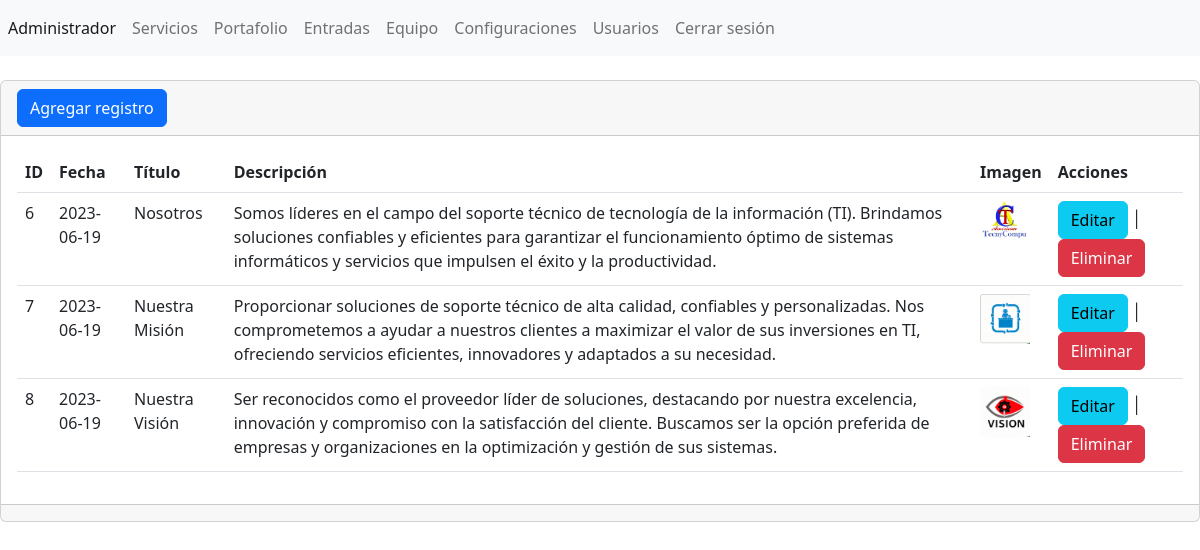
Screenshot of /ProyectoBackend/admin/secciones/entradas/index.php (signed in) with the database file from the repository.
### tables this page shows
CREATE TABLE `entradas` (
  `ID` int(11) NOT NULL,
  `fecha` varchar(255) NOT NULL,
  `titulo` varchar(255) NOT NULL,
  `descripcion` varchar(255) NOT NULL,
  `imagen` varchar(255) NOT NULL
);

### ProyectoBackend/admin/secciones/entradas/index.php (the view, shortened to what this page needs)
<?php
include("../../db.php");
$sentencia = $conexion->prepare("SELECT * FROM `entradas`");
$sentencia->execute();
$lista_entradas = $sentencia->fetchAll(PDO::FETCH_ASSOC);
include("../../templates/header.php");
?>
<div class="card">
    <div class="card-header">
        <a name="" id="" class="btn btn-primary" href="crear.php" role="button">Agregar registro</a>
    </div>
    <div class="card-body">
        <div class="table-responsive-sm">
            <table class="table">
                <thead>
                    <tr>
                        <th scope="col">ID</th>
                        <th scope="col">Fecha</th>
                        <th scope="col">Título</th>
                        <th scope="col">Descripción</th>
                        <th scope="col">Imagen</th>
                        <th scope="col">Acciones</th>
                    </tr>
                </thead>
                <tbody>
                    <?php foreach ($lista_entradas as $registros) { ?>
                        <tr class="">
                            <td><?php echo $registros['ID']; ?></td>
                            <td><?php echo $registros['fecha']; ?></td>
                            <td><?php echo $registros['titulo']; ?></td>
                            <td><?php echo $registros['descripcion']; ?></td>
                            <td><img width="50" src="../../../assets/img/about/<?php echo $registros['imagen']; ?>" /></td>
                            <td><a name="" id="" class="btn btn-info" href="editar.php?txtID=<?php echo $registros['ID']; ?>" role="button">Editar</a>
                                │
                                <a name="" id="" class="btn btn-danger" href="index.php?txtID=<?php echo $registros['ID']; ?>" role="button">Eliminar</a>
                            </td>
                        </tr>
                    <?php } ?>
                </tbody>
            </table>
        </div>
    </div>
    <div class="card-footer text-muted">
    </div>
</div>
<?php include("../../templates/footer.php"); ?>

### rows the page displays
entradas: ID "6", fecha "2023-06-19", titulo "Nosotros", descripcion "Somos líderes en el campo del soporte técnico de tecnología de la información (TI). Brindamos soluciones confiables y eficientes para garantizar el funcionamiento óptimo de sistemas informáticos y servicios que impulsen el éxito y la productividad.", imagen (picture)
entradas: ID "7", fecha "2023-06-19", titulo "Nuestra Misión", descripcion "Proporcionar soluciones de soporte técnico de alta calidad, confiables y personalizadas. Nos comprometemos a ayudar a nuestros clientes a maximizar el valor de sus inversiones en TI, ofreciendo servicios eficientes, innovadores y adaptados a su necesidad.", imagen (picture)
entradas: ID "8", fecha "2023-06-19", titulo "Nuestra Visión", descripcion "Ser reconocidos como el proveedor líder de soluciones, destacando por nuestra excelencia, innovación y compromiso con la satisfacción del cliente. Buscamos ser la opción preferida de empresas y organizaciones en la optimización y gestión de sus sistemas.", imagen (picture)
